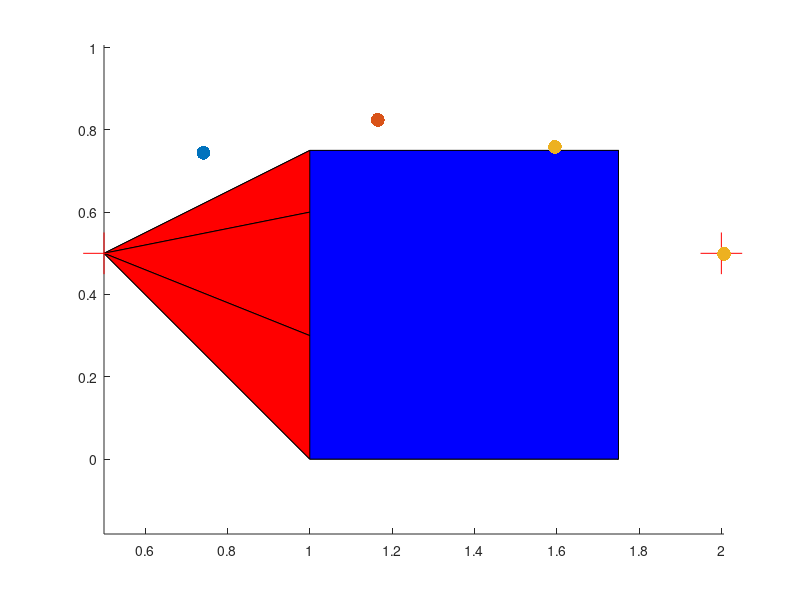

Source code (MATLAB):
clear all; close all; clc; clf;

hold on;
axis equal;

start = [0.5 0.5];
start_save = start;
destination = [2 0.5];

rectangle_pos = [1 0 0.75 0.75];

% Forbidden zones x
polygons_x = [
  [start(1) rectangle_pos(1) rectangle_pos(1) start(1)]; % Left triangle
  [start(1) rectangle_pos(1) rectangle_pos(1)+rectangle_pos(3) start(1)]; % Top triangle
  [start(1) rectangle_pos(1)+rectangle_pos(3) rectangle_pos(1)+rectangle_pos(3) start(1)]; % Right triangle
  [start(1) rectangle_pos(1) rectangle_pos(1)+rectangle_pos(3) start(1)]; % Bottom triangle
];

% Forbidden zones y
polygons_y = [
  [start(2) rectangle_pos(2)+rectangle_pos(4) rectangle_pos(2) start(2)]; % Left triangle
  [start(2) rectangle_pos(2)+rectangle_pos(4) rectangle_pos(2)+rectangle_pos(4) start(2)]; % Top triangle
  [start(2) rectangle_pos(2)+rectangle_pos(4) rectangle_pos(2) start(2)]; % Right triangle
  [start(2) rectangle_pos(2) rectangle_pos(2) start(2)]; % Bottom triangle
];

% Draw forbidden zones
for i = 1:size(polygons_x, 1)
  fill(polygons_x(i,:), polygons_y(i,:),'r');
endfor

function distance = points_distance(point_a, point_b)
    distance = sqrt(power(point_b(1) - point_a(1), 2) + power(point_b(2) - point_a(2), 2));
end

function inside = is_forbidden_point(point, polygons_x, polygons_y)
    inside = 0;

    for i = 1:size(polygons_x, 1)
      inside = inside | inpolygon([point(1)], [point(2)], polygons_x(i,:), polygons_y(i,:));
    endfor
end

function result = is_nearest(current, previous, dest)
    d_current = points_distance(current, dest);
    d_previous = points_distance(previous, dest);

    result = d_current < d_previous;
end

plot(start(1), start(2), '+r','MarkerSize', 30)
plot(destination(1), destination(2), '+r','MarkerSize', 30)
rectangle('Position', rectangle_pos, 'FaceColor', 'b');

% Robot's parameters
thetas_init = [deg2rad(90), 0, 0, 0, 0];
limbs_length = [1, 1, 1, 1, 1];
max_robot_length = sum(limbs_length);

for i = 1:10
    % Parameters for the circle
    radius = 0.5;
    num_points = 50;

    % Generate random points inside the circle
    theta = 2 * pi * rand(1, num_points);
    r = radius * sqrt(rand(1, num_points));
    x = start(1) + r .* cos(theta);
    y = start(2) + r .* sin(theta);

    for j = 1:num_points
        proj = [x(j), y(j)];
        distance_from_start = points_distance(start_save, proj);

        if !is_forbidden_point(proj, polygons_x, polygons_y) && is_nearest(proj, start, destination) && distance_from_start > 0 && distance_from_start <= max_robot_length
          start = proj;
        endif
    endfor

    plot(start(1), start(2), 'MarkerSize', 30)
end



